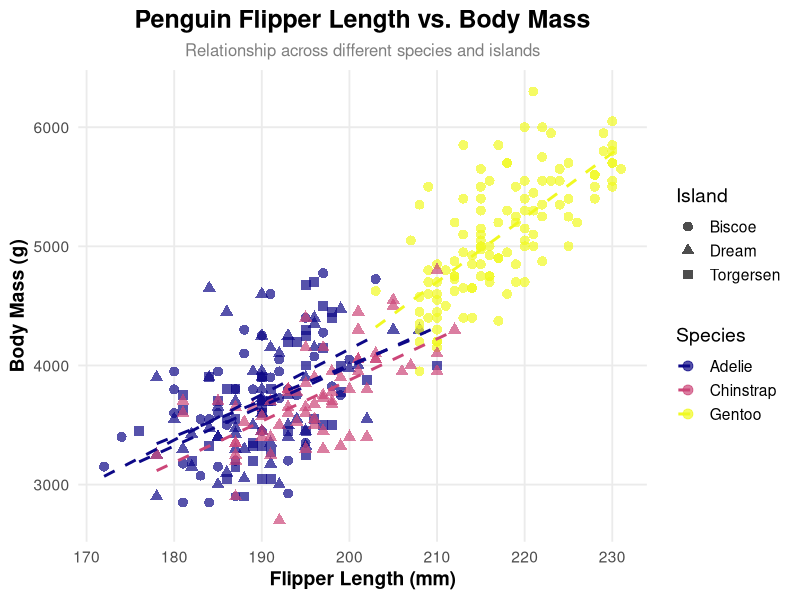

R code for this plot:
## ---- chunk 1
suppressPackageStartupMessages(library(tidyverse))
library(palmerpenguins)
## ---- chunk 2
penguins |>
  drop_na() |>
  ggplot(aes(
    x = flipper_length_mm,
    y = body_mass_g,
    color = species,
    shape = island
  )) +
  geom_point(alpha = 0.7, size = 3) + # Add points with some transparency and size
  geom_smooth(
    method = "lm",
    se = FALSE,
    aes(color = species),
    linetype = "dashed"
  ) + # Add linear regression line without confidence interval, colored by species
  scale_color_viridis_d(option = "plasma") + # Use a color-blind friendly viridis palette
  labs(
    title = "Penguin Flipper Length vs. Body Mass",
    subtitle = "Relationship across different species and islands",
    x = "Flipper Length (mm)",
    y = "Body Mass (g)",
    color = "Species",
    shape = "Island"
  ) +
  theme_minimal(base_size = 14) + # Use a clean, minimal theme with a larger base font size
  theme(
    plot.title = element_text(hjust = 0.5, face = "bold", size = 18), # Center and bold title
    plot.subtitle = element_text(hjust = 0.5, size = 12, color = "gray50"), # Center and lighten subtitle
    axis.title = element_text(face = "bold"), # Bold axis titles
    legend.position = "right", # Position legend on the right
    panel.grid.minor = element_blank(), # Remove minor grid lines
    panel.background = element_rect(fill = "white", colour = NA), # Set white background
    plot.background = element_rect(fill = "white", colour = NA) # Set white plot background
  )
